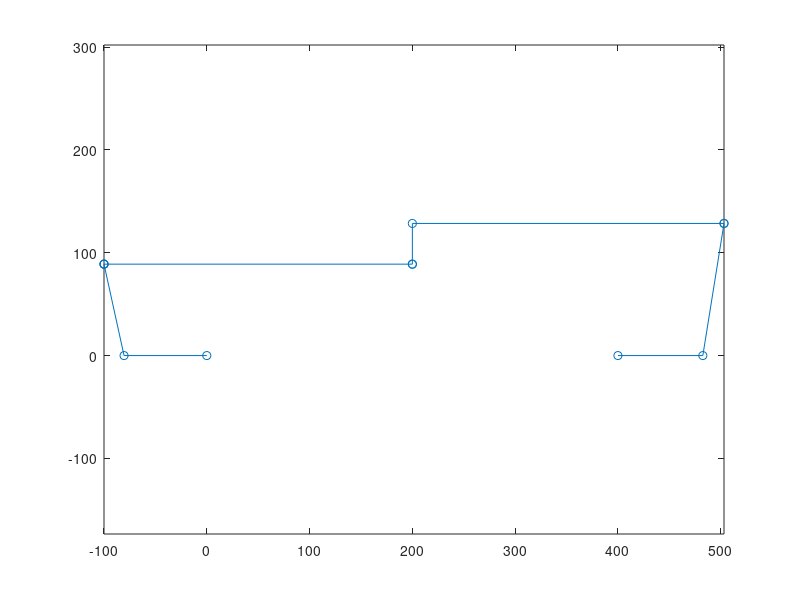

Reproduce this figure in MATLAB. (Note: this script raises an error after producing the figure.)
%%
clear all
close all
clc

%%
% position of hip
pos_hip_x = 200;
pos_hip_y = 1000;

%%
% swing traj
x = [-200 ...
     -280.5 ...
     -300 ...
     -300 ...
     -300 ...
     0 ...
     0 ...
     0 ...
     303.2 ...
     303.2 ...
     282.6 ...
     200];
 

y_F = [-500 ...
       -500 ...
       -411.06 ...
       -411.06 ...
       -411.06 ...
       -411.06 ...
       -411.06 ...
       -371.45 ...
       -371.45 ...
       -371.45 ...
       -500 ...
       -500];

for i = 1 : 12
    x(i) = x(i) + 200;
    y_F(i) = y_F(i) + 500;
end

%%
plot(x, y_F, '-o', 'linewidth', 0.5);
hold on;
axis equal;
hold on;
[point_x_swing, point_y_swing] = bezier_curve(x, y_F);

%%
% stance traj
Si = linspace(0, 1, 80);
x_stance = 0.85 * 200 * (-2 * Si + 1) + 200;
y_stance = -30 * sin(pi * Si);

x_stance = [400 x_stance 0];
y_stance = [0 y_stance 0];
plot(x_stance, y_stance, 'linewidth', 2);

%%
% plot
[x2, y2] = solvepoint(pos_hip_x, pos_hip_y, point_x_swing, point_y_swing, pos_hip_y);
for i=1:80
    hold on;
    plot([pos_hip_x, x2(i), point_x_swing(i)], [pos_hip_y,y2(i), point_y_swing(i)], 'color', 'black');
    pause(0.1);
    hold on;
end

[x2, y2] = solvepoint(pos_hip_x, pos_hip_y, x_stance, y_stance, pos_hip_y);
for i=1:82
    hold on;
    plot([pos_hip_x, x2(i), x_stance(i)], [pos_hip_y,y2(i), y_stance(i)], 'color', 'black');
    pause(0.1);
    hold on;
end
